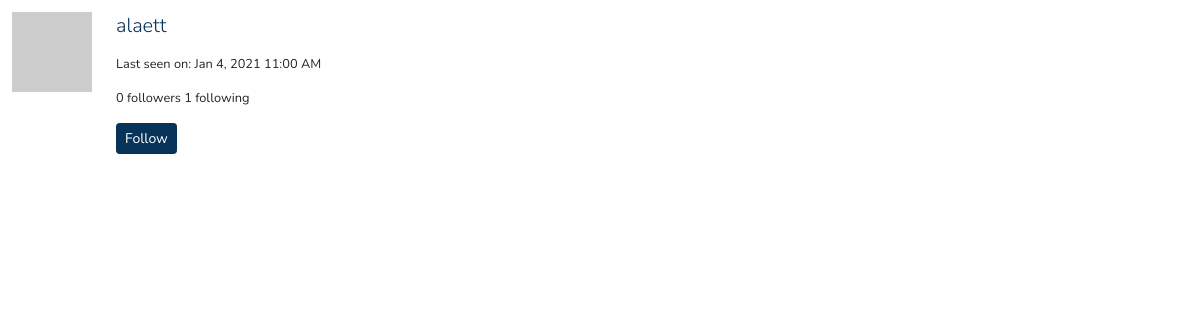
/user/alaett/popup (signed in), run on an earlier commit of the app's database.
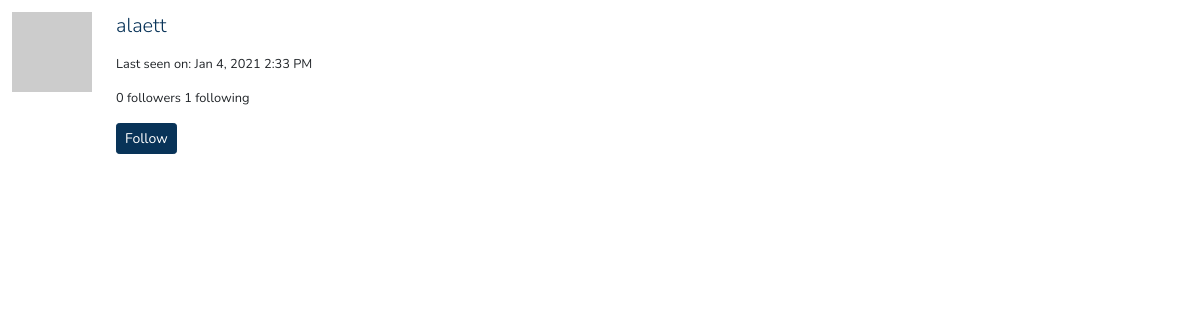
And on a later commit of the database.
### app/models.py (models this page shows, shortened)
class User(UserMixin, db.Model):
    id = db.Column(db.Integer, primary_key=True)
    username = db.Column(db.String(64), index=True, unique=True)
    email = db.Column(db.String(120), index=True, unique=True)
    password_hash = db.Column(db.String(128))
    posts = db.relationship('Post', backref='author', lazy='dynamic')
    about_me = db.Column(db.String(160))
    last_seen = db.Column(db.DateTime, default=datetime.utcnow)
    followed = db.relationship(
        'User', secondary=followers,
        primaryjoin=(followers.c.follower_id == id),
        secondaryjoin=(followers.c.followed_id == id),
        backref=db.backref('followers', lazy='dynamic'), lazy='dynamic')
    messages_sent = db.relationship('Message',
                                        foreign_keys='Message.sender_id',
                                        backref='author', lazy='dynamic')
    messages_received = db.relationship('Message',
                                            foreign_keys='Message.recipient_id',
                                            backref='recipient', lazy='dynamic')
    last_message_read_time = db.Column(db.DateTime)
    notifications = db.relationship('Notification', backref='user',
                                    lazy='dynamic')
    def avatar(self, size):
        digest = md5(self.email.lower().encode('utf-8')).hexdigest()
        return 'https://www.gravatar.com/avatar/{}?d=identicon&s={}'.format(
            digest, size)
    def is_following(self, user):
        return self.followed.filter(
            followers.c.followed_id == user.id).count() > 0

### app/main/routes.py (the view)
@bp.route('/user/<username>/popup')
@login_required
def user_popup(username):
    user = User.query.filter_by(username=username).first_or_404()
    form = EmptyForm()
    return render_template('user_popup.html', user=user, form=form)

### app/main/forms.py
class SearchForm(FlaskForm):
    q = StringField('Search', validators=[DataRequired()])
    def __init__(self, *args, **kwargs):
        if 'formdata' not in kwargs:
            kwargs['formdata'] = request.args
        if 'csrf_enabled' not in kwargs:
            kwargs['csrf_enabled'] = False
        super(SearchForm, self).__init__(*args, **kwargs)

class EmptyForm(FlaskForm):
    submit = SubmitField('Submit')

### app/main/routes.py (called while the page is built)
@bp.before_app_request
def before_request():
    if current_user.is_authenticated:
        current_user.last_seen = datetime.utcnow()
        db.session.commit()
        g.search_form = SearchForm()

### app/models.py (called while the page is built)
@login.user_loader
def load_user(id):
    return User.query.get(int(id))

### app/templates/user_popup.html (shortened to what this page needs)
{% from 'bootstrap/utils.html' import render_static %}
{% block styles %}
{{ bootstrap.load_css() }}
{{ render_static('css', 'theme.css', local=True) }}
{% endblock %}
<table class="table">
    <tr>
        <td width="64" style="border: 0px;"><img src="{{ user.avatar(64) }}"></td>
        <td style="border: 0px;">
            <p><a class="lead" href="{{ url_for('main.user', username=user.username) }}">{{ user.username }}</a></p>
            <small>
                {% if user.last_seen %}
                <p>Last seen on: {{ moment(user.last_seen).format('lll') }}</p>
                {% endif %}
                <p>
                    {{ user.followers.count() }} followers
                    {{ user.followed.count() }} following
                </p>
                {% if user != current_user %}
                    {% if not current_user.is_following(user) %}
                    <p>
                        <form action="{{ url_for('main.follow', username=user.username) }}" method="post">
                            {{ form.submit(value='Follow', class_='btn btn-primary align-bottom btn-sm mr-1') }}
                        </form>
                    </p>
                    {% endif %}
                {% endif %}
            </small>
        </td>
    </tr>
</table>

What changed in the data, as far as the page shows it:
changed User "alaett": last_seen "Jan 4, 2021 11:00 AM" → "Jan 4, 2021 2:33 PM"
